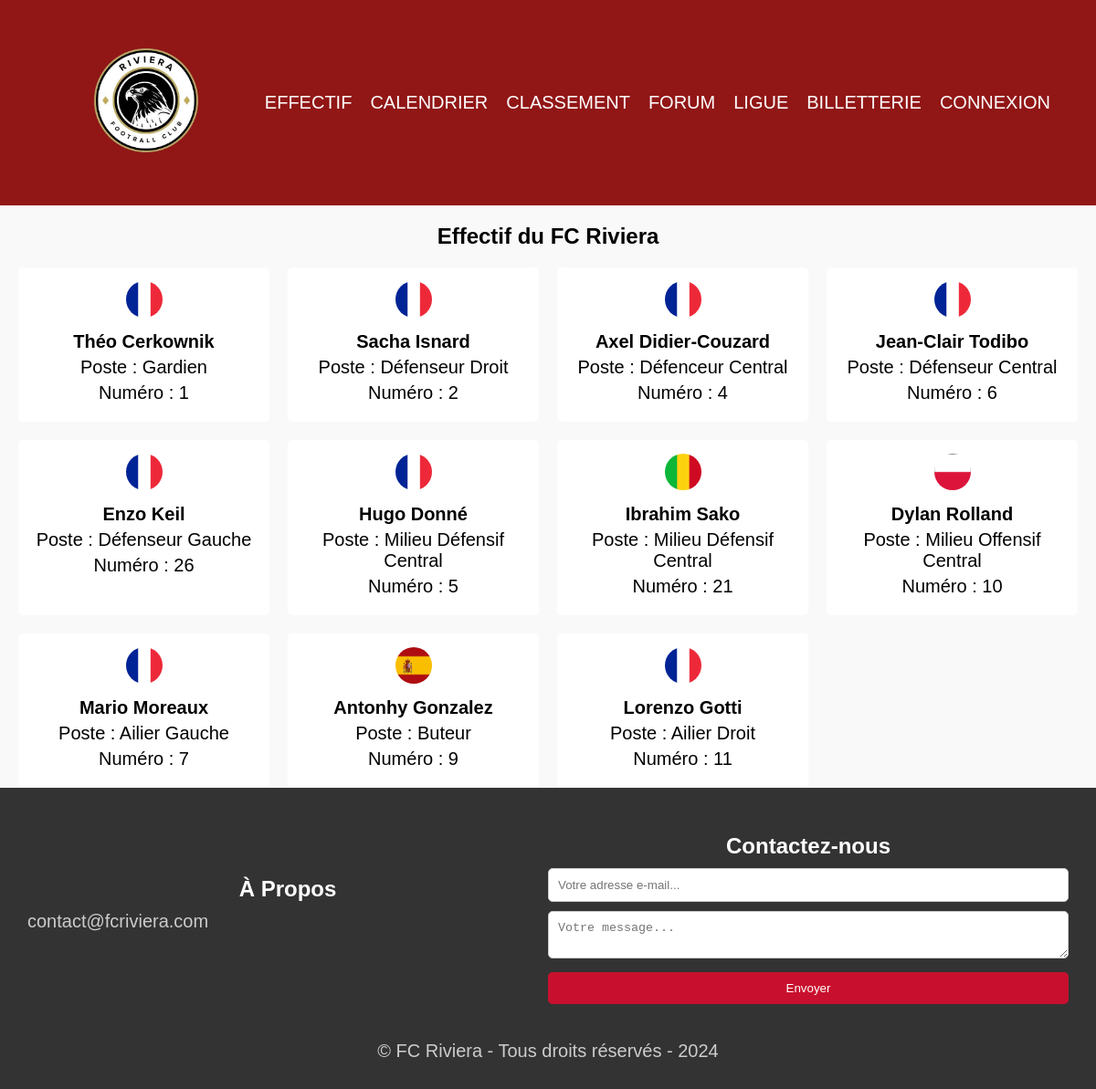
Page /PHP/effectif.php on the committed database.
### tables this page shows
CREATE TABLE IF NOT EXISTS `effectif` (
  `id_joueur` int NOT NULL AUTO_INCREMENT,
  `nom_joueur` varchar(50) NOT NULL DEFAULT '',
  `poste_joueur` varchar(50) NOT NULL DEFAULT '',
  `numero_joueur` int NOT NULL DEFAULT '0',
  `img_nationalite` longblob NOT NULL,
  `id_equipe` int DEFAULT NULL,
  PRIMARY KEY (`id_joueur`),
  KEY `FK_effectif_equipe` (`id_equipe`),
  CONSTRAINT `FK_effectif_equipe` FOREIGN KEY (`id_equipe`) REFERENCES `equipe` (`id_equipe`)
);

### PHP/effectif.php (the view, shortened to what this page needs)
<!DOCTYPE html>
<html lang="fr">
<head>
    <link rel="stylesheet" href="../css/effectif.css">
</head>
<body>
    <header>
        <?php include 'navbar.php'; ?>
    </header>
    <h2>Effectif du FC Riviera</h2>
    <div class="team">
        <?php
        include 'database.php';
        try {
            $sql = "SELECT * FROM effectif";
            $stmt = $db->query($sql);
            if ($stmt->rowCount() > 0) {
                while ($row = $stmt->fetch(PDO::FETCH_ASSOC)) {
                    echo "<div class='player'>";
                    echo "<img src='" . $row['img_nationalite'] . "' alt='Logo' class='nationality'>";
                    echo "<p><strong>" . $row['nom_joueur'] . "</strong></p>";
                    echo "<p>Poste : " . $row['poste_joueur'] . "</p>";
                    echo "<p>Numéro : " . $row['numero_joueur'] . "</p>";
                    echo "</div>";
                }
            } else {
                echo "<p>Aucun joueur trouvé dans l'effectif.</p>";
            }
        } catch(PDOException $e) {
            echo "Erreur : " . $e->getMessage();
        }
        ?>
    </div>
    <footer>
        <?php include 'footer.php'; ?>
    </footer>
</body>
</html>

### PHP/navbar.php (shortened to what this page needs)
<!DOCTYPE html>
<html lang="fr">
<head>
    <link rel="stylesheet" href="../CSS/navbar.css">
</head>
<body>
    <header>
        <nav>
            <div class="menu-container">
                <div class="logo-container">
                    <a href="index.php"><img src="../assets/logo.png" alt="Logo FC Riviera"></a>
                </div>
                <ul class="menu left-menu">
                    <li><a href="effectif.php">EFFECTIF</a></li>
                    <li><a href="calendrier.php">CALENDRIER</a></li>
                    <li><a href="classement.php">CLASSEMENT</a></li>
                    <li><a href="forum.php">FORUM</a></li>
                </ul>
                <ul class="menu right-menu">
                    <li><a href="ligue.php">LIGUE</a></li>
                    <li><a href="billetterie.php">BILLETTERIE</a></li>
                    <?php
                    if (isset($_SESSION['user'])) {
                        echo '<li><a href="reservations.php">MES RÉSERVATIONS</a></li>';
                        echo '<li><a href="../PHP/deconnexion.php">DECONNEXION</a></li>';
                    } else {
                        echo '<li><a href="../PHP/connexion.php">CONNEXION</a></li>';
                    }
                    ?>
                </ul>
            </div>
        </nav>
    </header>
</body>
</html>

### PHP/footer.php (shortened to what this page needs)
<footer id="footer">
    <link rel="stylesheet" href="../css/footer.css">
    <div class="container">
        <div class="footer-content">
            <div class="footer-section about">
                <h2>À Propos</h2>
                <div class="contact">
                    <span><i class="fas fa-envelope"></i> contact@fcriviera.com</span>
                </div>
                <div class="socials">
                </div>
            </div>
            <div class="footer-section contact-form">
                <h2>Contactez-nous</h2>
                <form action="<?php echo htmlspecialchars($_SERVER["PHP_SELF"]); ?>" method="post">
                    <input type="email" name="email" class="text-input contact-input" placeholder="Votre adresse e-mail...">
                    <textarea name="message" class="text-input contact-input" placeholder="Votre message..."></textarea>
                    <button type="submit" class="btn btn-big contact-btn">
                        Envoyer
                    </button>
                </form>
            </div>
        </div>
        <div class="footer-bottom">
            &copy; FC Riviera - Tous droits réservés - 2024
        </div>
    </div>
</footer>

### CSS/effectif.css (style rules this page uses)
* { box-sizing: border-box; margin: 0; padding: 0; }
body { font-family: Arial, sans-serif; background-color: #f9f9f9; }
header { background-color: #333; color: #fff; padding: 10px; }
h2 { font-size: 24px; margin: 20px 0; text-align: center; }
.team { display: grid; grid-template-columns: 1fr; gap: 20px; padding: 0 20px; }
.player { border-radius: 5px; padding: 15px; text-align: center; background-color: #fff; }
.player img.nationality { width: 40px; height: 40px; border-radius: 50%; margin-bottom: 10px; }
.player p { margin-bottom: 5px; }
footer { background-color: #333; color: #fff; padding: 10px; text-align: center; }
@media screen and (min-width: 768px) { .team { grid-template-columns: repeat(2, 1fr); } }
@media screen and (min-width: 1024px) { .team { grid-template-columns: repeat(4, 1fr); } }

### CSS/navbar.css (style rules this page uses)
* { margin: 0; padding: 0; box-sizing: border-box; }
body { font-family: 'Changa', sans-serif; font-size: 20px; }
header { background-color: #911616; color: #fff; }
nav { display: flex; justify-content: center; align-items: center; padding: 10px 20px; position: relative; }
.menu-container { display: flex; align-items: center; width: 100%; justify-content: space-between; position: relative; }
.logo-container { text-align: center; flex: 1; }
nav img { width: 160px; height: auto; }
.menu { display: flex; list-style: none; }
.menu.left-menu { margin-right: auto; }
.menu.right-menu { margin-left: auto; }
.menu li { padding: 10px; }
.menu li a { color: #fff; text-decoration: none; position: relative; display: block; }
.menu li a::before, .menu li a::after { content: ''; position: absolute; bottom: 0; left: 0; width: 100%; height: 2px; background-color: #fff; transform: scaleX(0); transition: transform 0.9s ease; }
.menu li a::before { transform-origin: right; }
.menu li a::after { transform-origin: left; }

### CSS/footer.css (style rules this page uses)
#footer { background-color: #333; color: #fff; padding: 20px 0; text-align: center; }
.container { max-width: 1200px; margin: 0 auto; padding: 0 20px; }
.footer-content { display: flex; justify-content: space-between; align-items: center; flex-wrap: wrap; }
.footer-section { flex: 1; text-align: left; margin-bottom: 20px; }
.footer-section h2 { color: #fff; margin-bottom: 10px; }
.contact span { display: block; color: #ccc; margin-bottom: 10px; }
.contact-form input[type="email"], .contact-form textarea { width: 100%; padding: 10px; margin-bottom: 10px; border: 1px solid #ccc; border-radius: 5px; }
.contact-form .btn { width: 100%; padding: 10px; background-color: #c8102e; color: #fff; border: none; border-radius: 5px; cursor: pointer; transition: background-color 0.3s ease; }
.footer-bottom { margin-top: 20px; color: #ccc; }

### rows in the picture
effectif: img_nationalite (picture), nom_joueur "Théo Cerkownik", poste_joueur "Gardien", numero_joueur "1"
effectif: img_nationalite (picture), nom_joueur "Sacha Isnard", poste_joueur "Défenseur Droit", numero_joueur "2"
effectif: img_nationalite (picture), nom_joueur "Axel Didier-Couzard", poste_joueur "Défenceur Central", numero_joueur "4"
effectif: img_nationalite (picture), nom_joueur "Jean-Clair Todibo", poste_joueur "Défenseur Central", numero_joueur "6"
effectif: img_nationalite (picture), nom_joueur "Enzo Keil", poste_joueur "Défenseur Gauche", numero_joueur "26"
effectif: img_nationalite (picture), nom_joueur "Hugo Donné", poste_joueur "Milieu Défensif Central", numero_joueur "5"
effectif: img_nationalite (picture), nom_joueur "Ibrahim Sako", poste_joueur "Milieu Défensif Central", numero_joueur "21"
effectif: img_nationalite (picture), nom_joueur "Dylan Rolland", poste_joueur "Milieu Offensif Central", numero_joueur "10"
effectif: img_nationalite (picture), nom_joueur "Mario Moreaux", poste_joueur "Ailier Gauche", numero_joueur "7"
effectif: img_nationalite (picture), nom_joueur "Antonhy Gonzalez", poste_joueur "Buteur", numero_joueur "9"
effectif: img_nationalite (picture), nom_joueur "Lorenzo Gotti", poste_joueur "Ailier Droit", numero_joueur "11"
